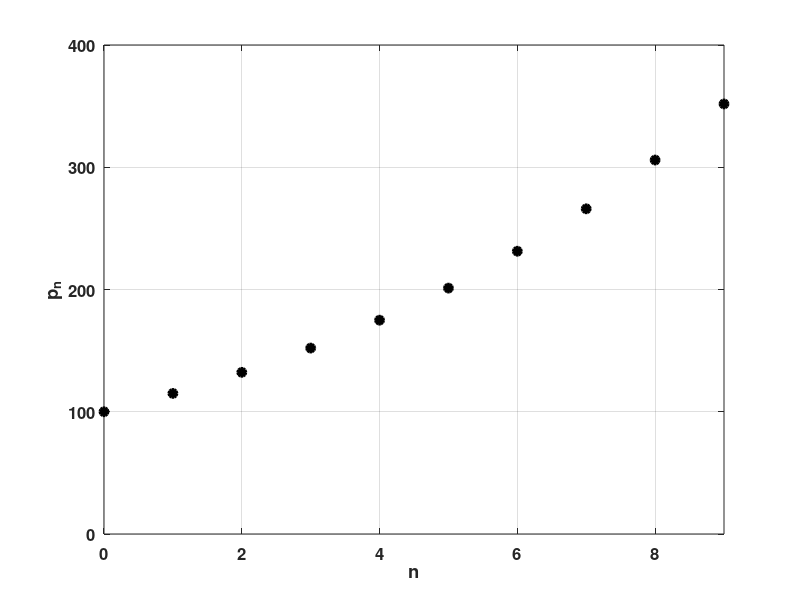

Recreate this plot in MATLAB.
function popdataplot


    figure(1)
    clf
    x0 = 100;
    N = 10;
    x = zeros(N,1);
    x(1) = x0;
    for k = 1:N-1
        x(k+1) = 1.15*x(k);
    end
    plot(0:N-1,x,'k.','linewidth',3)
    hold on
    plot(0:N-1,x,'ko','linewidth',2)
    plot(0:N-1,x,'k*','linewidth',2)

    axis([0 N-1 0 400])
    xlabel('n','fontsize',12,'fontweight','bold')
    ylabel('p_n','fontsize',12,'fontweight','bold')
    grid on
    set(gca,'fontsize',12,'fontweight','bold')
    x

end